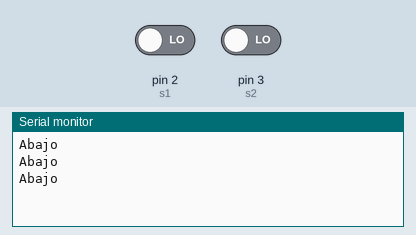
Recording of a sketch running on a simulated Arduino Uno, built with avr-gcc and run on an emulated ATmega328P. Parts: the last lines printed to the serial monitor. The inputs (shaded band) are chosen by the test bench; at power-on: pin 2 (s1) LOW, pin 3 (s2) LOW.

Above: at 2.8 s.
2.9 s: pin 2 (s1) driven HIGH
At 3.8 s:
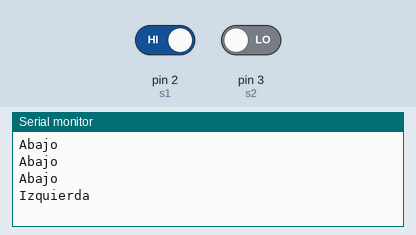
5.5 s: pin 3 (s2) driven HIGH
At 6.8 s:
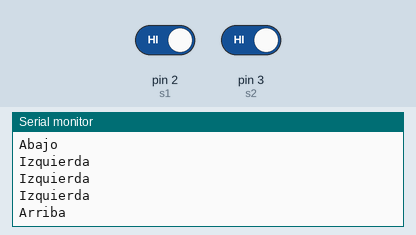
8.5 s: pin 2 (s1) driven LOW
At 9.6 s:
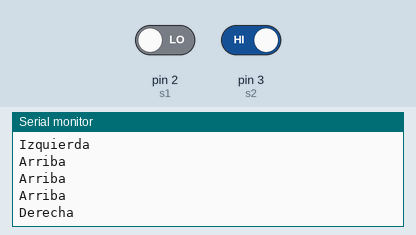

Measured:
- after the input at 2.9 s, the serial monitor: prints a new line after 0.10 s (image 1)
- after the input at 5.5 s, the serial monitor: prints a new line after 0.50 s (image 2)
- after the input at 8.5 s, the serial monitor: prints a new line after 0.50 s (image 3)

The sketch:

SensorInclinacion.ino
```cpp
const int s1 = 2;
const int s2 = 3;
char *incl[4] = {"Abajo","Derecha","Izquierda","Arriba"};
void setup() {
 pinMode(s1,INPUT);
 pinMode(s2,INPUT);
 Serial.begin(9600);
}


void loop() {
int p = (digitalRead(s1)<<1) | digitalRead(s2);
Serial.println(incl[p]);
delay(1000);
}
```
